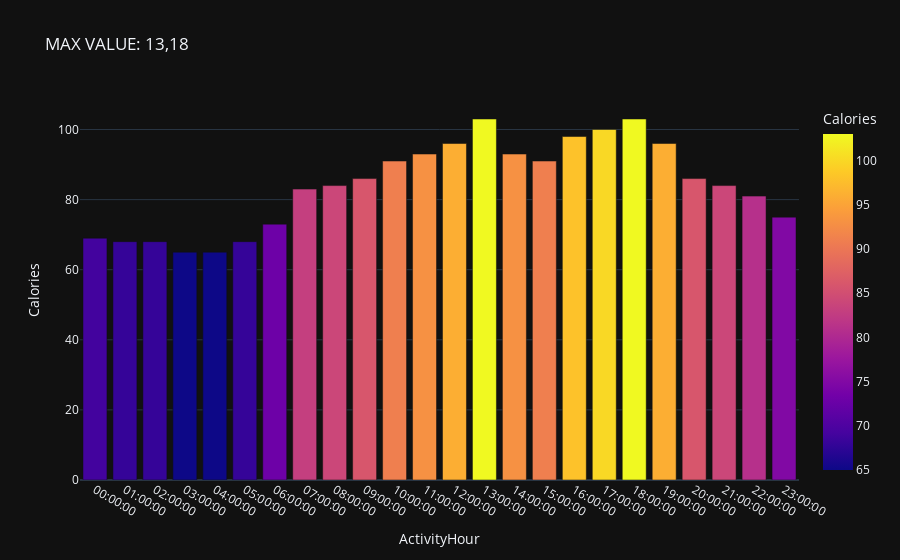

The code cell stored with this chart in its notebook:
### Code cell
import plotly.express as px
fig = px.bar(d_m3, x='ActivityHour', y='Calories', template='plotly_dark', color= 'Calories', title='MAX VALUE: 13,18') 
fig.show()

### Figure 1 — Plotly figure (JSON) as saved in the notebook; plotly's stock layout.template omitted (floating-point values rounded to 4 significant figures)
{"data": [{"alignmentgroup": "True", "hovertemplate": "ActivityHour=%{x}<br>Calories=%{marker.color}<extra></extra>", "legendgroup": "", "marker": {"color": [69, 68, 68, 65, 65, 68, 73, 83, 84, 86, 91, 93, 96, 103, 93, 91, 98, 100, 103, 96, 86, 84, 81, 75], "coloraxis": "coloraxis", "pattern": {"shape": ""}}, "name": "", "offsetgroup": "", "orientation": "v", "showlegend": false, "textposition": "auto", "type": "bar", "x": ["00:00:00", "01:00:00", "02:00:00", "03:00:00", "04:00:00", "05:00:00", "06:00:00", "07:00:00", "08:00:00", "09:00:00", "10:00:00", "11:00:00", "12:00:00", "13:00:00", "14:00:00", "15:00:00", "16:00:00", "17:00:00", "18:00:00", "19:00:00", "20:00:00", "21:00:00", "22:00:00", "23:00:00"], "xaxis": "x", "y": [69, 68, 68, 65, 65, 68, 73, 83, 84, 86, 91, 93, 96, 103, 93, 91, 98, 100, 103, 96, 86, 84, 81, 75], "yaxis": "y"}], "layout": {"barmode": "relative", "coloraxis": {"colorbar": {"title": {"text": "Calories"}}, "colorscale": [[0, "#0d0887"], [0.1111, "#46039f"], [0.2222, "#7201a8"], [0.3333, "#9c179e"], [0.4444, "#bd3786"], [0.5556, "#d8576b"], [0.6667, "#ed7953"], [0.7778, "#fb9f3a"], [0.8889, "#fdca26"], [1, "#f0f921"]]}, "legend": {"tracegroupgap": 0}, "title": {"text": "MAX VALUE: 13,18"}, "xaxis": {"anchor": "y", "domain": [0, 1], "title": {"text": "ActivityHour"}}, "yaxis": {"anchor": "x", "domain": [0, 1], "title": {"text": "Calories"}}}}
